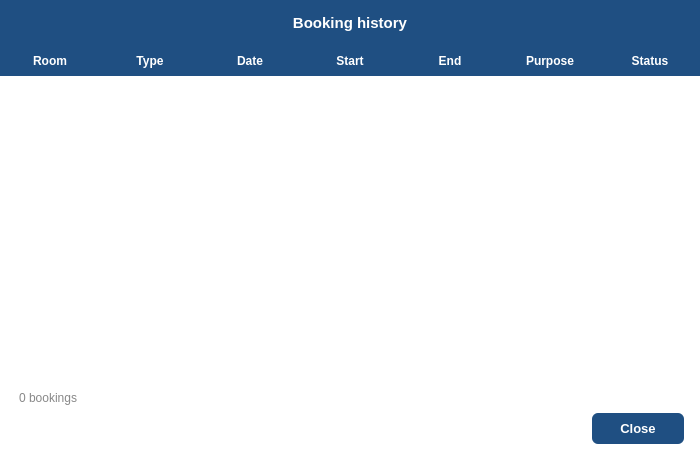
<?xml version="1.0" encoding="UTF-8"?>
<ui version="4.0">
 <class>UserBookingsView</class>
 <widget class="QDialog" name="UserBookingsView">
  <property name="minimumSize">
   <size>
    <width>700</width>
    <height>460</height>
   </size>
  </property>
  <property name="windowTitle">
   <string>User Bookings</string>
  </property>
  <property name="styleSheet">
   <string notr="true">QDialog { background: white; }</string>
  </property>
  <layout class="QVBoxLayout" name="verticalLayout">
   <property name="spacing"><number>0</number></property>
   <property name="leftMargin"><number>0</number></property>
   <property name="topMargin"><number>0</number></property>
   <property name="rightMargin"><number>0</number></property>
   <property name="bottomMargin"><number>16</number></property>
   <item>
    <widget class="QLabel" name="lblHeader">
     <property name="text"><string>Booking history</string></property>
     <property name="alignment"><set>Qt::AlignCenter</set></property>
     <property name="styleSheet">
      <string notr="true">QLabel { background: #1F4F82; color: white; font-size: 15px; font-weight: bold; padding: 14px; }</string>
     </property>
    </widget>
   </item>
   <item>
    <widget class="QTableWidget" name="tableBookings">
     <property name="editTriggers"><set>QAbstractItemView::NoEditTriggers</set></property>
     <property name="selectionBehavior"><enum>QAbstractItemView::SelectRows</enum></property>
     <property name="alternatingRowColors"><bool>true</bool></property>
     <property name="showGrid"><bool>false</bool></property>
     <property name="styleSheet">
      <string notr="true">QTableWidget { background: white; color: #333; border: none; font-size: 13px; }
QTableWidget::item { padding: 4px; }
QTableWidget::item:selected { background: #BBDEFB; color: #333; }
QHeaderView::section { background: #1F4F82; color: white; font-weight: bold; padding: 6px; border: none; }</string>
     </property>
     <property name="columnCount"><number>7</number></property>
     <column>
      <property name="text"><string>Room</string></property>
     </column>
     <column>
      <property name="text"><string>Type</string></property>
     </column>
     <column>
      <property name="text"><string>Date</string></property>
     </column>
     <column>
      <property name="text"><string>Start</string></property>
     </column>
     <column>
      <property name="text"><string>End</string></property>
     </column>
     <column>
      <property name="text"><string>Purpose</string></property>
     </column>
     <column>
      <property name="text"><string>Status</string></property>
     </column>
    </widget>
   </item>
   <item>
    <widget class="QLabel" name="lblCount">
     <property name="text"><string>0 bookings</string></property>
     <property name="styleSheet">
      <string notr="true">color: #888; font-size: 12px; padding: 6px 16px 0;</string>
     </property>
    </widget>
   </item>
   <item>
    <layout class="QHBoxLayout" name="buttonLayout">
     <property name="leftMargin"><number>16</number></property>
     <property name="topMargin"><number>8</number></property>
     <property name="rightMargin"><number>16</number></property>
     <property name="bottomMargin"><number>0</number></property>
     <item>
      <spacer name="horizontalSpacer">
       <property name="orientation">
        <enum>Qt::Horizontal</enum>
       </property>
       <property name="sizeHint" stdset="0">
        <size>
         <width>40</width>
         <height>20</height>
        </size>
       </property>
      </spacer>
     </item>
     <item>
      <widget class="QPushButton" name="pushButtonClose">
       <property name="text"><string>Close</string></property>
       <property name="flat"><bool>true</bool></property>
       <property name="styleSheet">
        <string notr="true">QPushButton { background: #1F4F82; border: none; border-radius: 6px; padding: 8px 28px; color: white; font-size: 13px; font-weight: bold; }
QPushButton:hover { background: #163D66; }</string>
       </property>
      </widget>
     </item>
    </layout>
   </item>
  </layout>
 </widget>
 <resources/>
 <connections/>
</ui>
